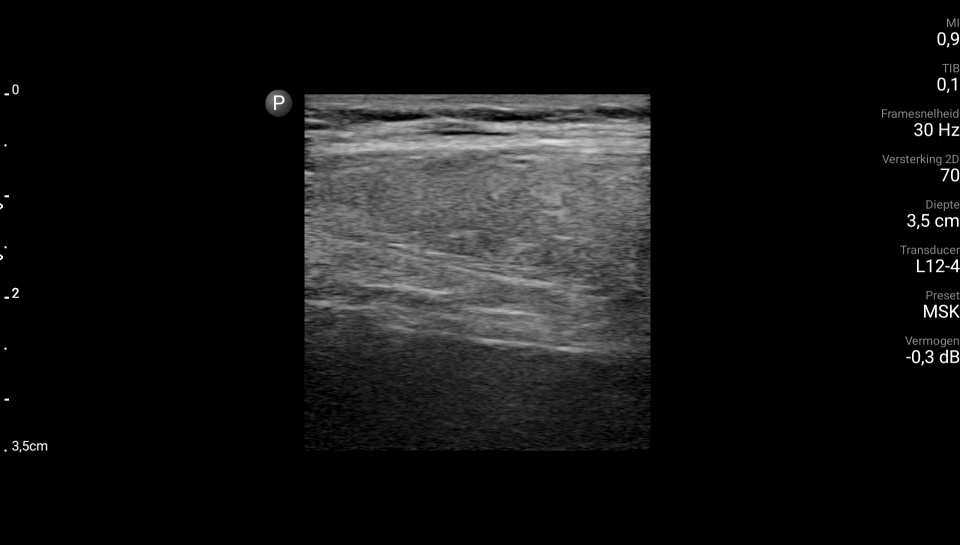
#> input picture data/set1/beeld_1163655134763_resized.png, 1920 x 1090 px (shown at 1/2 size); its folder holds only this picture in this run
$ jupyter execute preprocessing.ipynb
#> lines starting #> are read from the running program, lines starting #| are printed output that depends on the picture
[cell 1]
from os import listdir
from os.path import isfile, join
from PIL import Image
import numpy as np
import random
from sklearn.model_selection import train_test_split

[cell 2]
dataset_path = "data/"
subsets = [d for d in listdir(dataset_path)]

<h1> Resizing </h1>

[cell 3]
TARGET_RES = (1920,1090)

[cell 4]
'''
I ONLY RAN THIS ONCE TO RESIZE EVERYTHING TO THE SAME RES - DO NOT RUN AGAIN
LEFT IT HERE ONLY FOR REFERENCE

subset_index = 0

for dir_name in subsets:

    subset_path = dataset_path + dir_name + "/"
    subset_files = [f for f in listdir(subset_path) if isfile(join(subset_path, f))]
    subset_files.sort()

    for filename in subset_files:
        file_path = subset_path + filename
        image = Image.open(file_path)
        if not image.size == TARGET_RES:
            image = image.resize(TARGET_RES)
            image.save(file_path[:-4] + "_resized.png")

    print("Processed subset " + str(subset_index + 1) + "/" + str(len(subsets)) )
    subset_index += 1
'''

<h1> Processing </h1>

[cell 5]
CROP_RECTANGLE = (610, 190, 1300, 900)
NUM_CLASSES = 5

[cell 6]
def load_and_crop_images():
    '''
    returns:
        images_unnormalized: List of lists "subset":
            subset: List of tuples "(image, label)" containing one set of the exercise
                image: Numpy array with ultrasound image resized and cropped to a fixed size and area
                label: Integer from 0 to 4 indicating the fatigue class
                       where the fatigue class indicates the number of reps that the muscle
                       has been exposed to. The number of reps is divided into roughly equal
                       fatigue classes of approximately size n, the first n reps belong to
                       fatigue class 0, the next n reps to fatigue class 1 etc.
                       It will be easier for a neural net to predict a fatigue class
                       than a specific rep number.
        baseline_brightness_per_subset: Average grey value across first images in each subset
        num_images: total number of images
    '''
    # Keeps mean pixel brightness of the first image in every subset
    baseline_brightness_per_subset = np.zeros(len(subsets))
    images_unnormalized = []

    subset_index = 0
    num_images = 0
    for dir_name in subsets:
        # Directory level bookkeeping
        subset_path = dataset_path + dir_name + "/"
        subset_files = [f for f in listdir(subset_path) if isfile(join(subset_path, f))]
        # Filenames correspond to the order in which the images were taken so
        # higher number in file name -> more reps done on the muscle
        # We sort to keep them in the rep order
        subset_files.sort()
        # Calculating reps per fatigue class
        num_files_in_subset = len(subset_files)
        class_modulus = np.ceil(num_files_in_subset / NUM_CLASSES)

        subset_images_unnormalized = []

        file_in_subset_index = 0
        for filename in subset_files:
            # Path to the file
            file_path = subset_path + filename
            image = Image.open(file_path)
#> image is the input picture: PIL image 1920x1090 RGB; min 0, max 255, mean 20
            num_images += 1
            # Cropping the padding away
            image = image.crop(CROP_RECTANGLE)
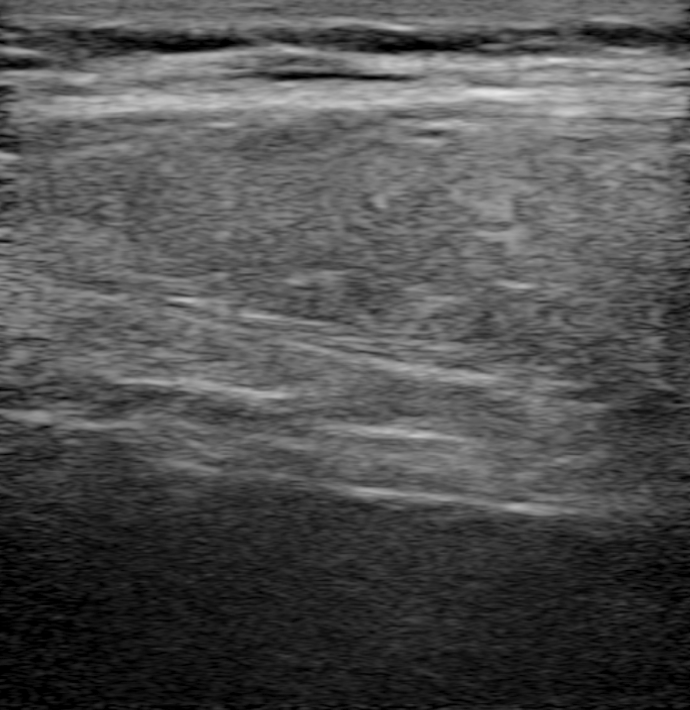
#> image: PIL image 690x710 RGB; min 0, max 231, mean 80.4
            # Convert to grayscale so that the resulting numpy array doesn't have 3 RGB channels
            image = image.convert("L")
#> image: PIL image 690x710 L
            # Converting to numpy array for normalization later
            image_as_array = np.asarray(image)

            if (file_in_subset_index == 0):
                # If the file is the first one in the subset, compute the mean brightness
                baseline_brightness_per_subset[subset_index] = np.floor(image_as_array.mean())

            # Label and add to return array
            label = np.floor(file_in_subset_index / class_modulus)
            subset_images_unnormalized.append((image_as_array, label))

            file_in_subset_index += 1

        images_unnormalized.append(subset_images_unnormalized)
        print("Processed subset " + str(subset_index + 1) + "/" + str(len(subsets)) )
        subset_index += 1
#> pass 2 of the loop in load_and_crop_images, `for dir_name in subsets:`:
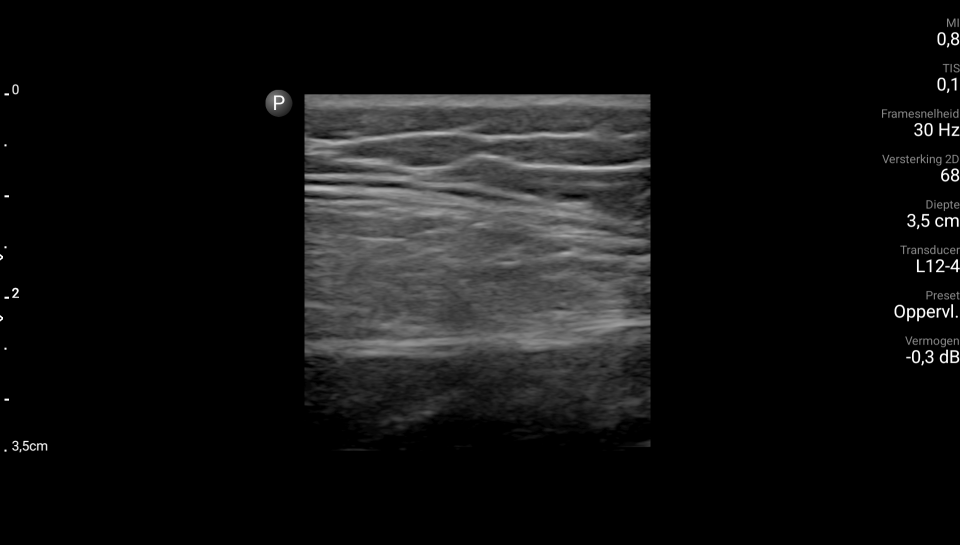
#> input picture data/set10/beeld_3630397746895_resized.png, 1920 x 1090 px (shown at 1/2 size)
#> in load_and_crop_images, image is the input picture: PIL image 1920x1090 RGB; min 0, max 255, mean 17.9
#> in load_and_crop_images, `image = image.crop(CROP_RECTANGLE)`:
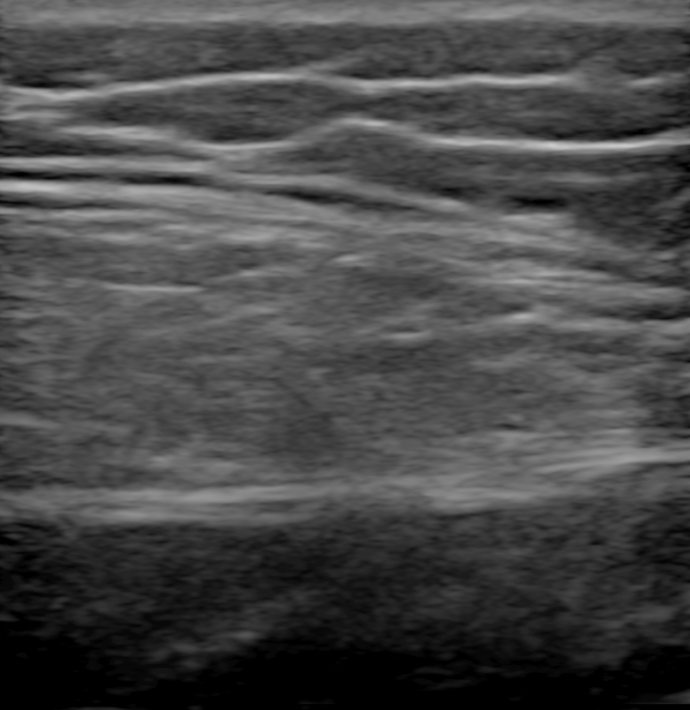
#> image: PIL image 690x710 RGB; min 0, max 203, mean 71.3

    return images_unnormalized, baseline_brightness_per_subset.mean(), num_images

<h1> Normalization </h1>

[cell 7]
IMAGE_WIDTH = 710
IMAGE_HEIGHT = 690

[cell 8]
def normalize_images(images, baseline_brightness, num_images):
    '''
    returns:
        X_data: Array of length num_images of arrays "flattened_image"
            flattened_image: Array of length IMAGE_WIDTH * IMAGE_HEIGHT
                             containing flattened, normalized image pixels.
                             Normalization is done by adding modifier_i to the first image
                             of set i such that the average grey values of all first images are
                             approximately equal. modifier_i is also added to all other images
                             in set i to preserve relative brightness differences.
        y_data: Array of length num_images of arrays "label"
            label: Array of length NUM_CLASSES such that y_data[i] is the
                   label for X_data[i], with label[j] == 1 if X_data[i]
                   is labeled j and 0 otherwise.
    '''
    X_data = np.zeros((num_images, IMAGE_WIDTH * IMAGE_HEIGHT))
    y_data = np.zeros((num_images, NUM_CLASSES))

    subset_index = 0
    absolute_image_index = 0
    for subset in images:
        relative_image_index = 0
        brightness_modifier = 0

        for image_label_tuple in subset:
            image = image_label_tuple[0]
            label = int(image_label_tuple[1])

            # If this is the first image in the set, compute a new brightness modifier
            if (relative_image_index == 0):
                brightness_modifier = baseline_brightness - image.mean()

            image_normalized = image + brightness_modifier
            X_data[absolute_image_index] = image_normalized.flatten()
            y_data[absolute_image_index][label] = 1

            relative_image_index += 1
            absolute_image_index += 1

        subset_index += 1

    return X_data, y_data

<h1> Main </h1>

[cell 9]
images, baseline_brightness, num_images = load_and_crop_images()
#> images = 2 items; baseline_brightness = 75.5; num_images = 2
X,y = normalize_images(images, baseline_brightness, num_images)
#> the loop in normalize_images, `for subset in images:` made 2 passes
#> subset_index on passes 1 to 2: 1, 2
#> after the loop in normalize_images, `for subset in images:`: y_data = [[1, 0, 0, 0, 0], [1, 0, 0, 0, 0]]
#> y = [[1, 0, 0, 0, 0], [1, 0, 0, 0, 0]]

[cell 10]
X_train, X_test, y_train, y_test = train_test_split(X, y, test_size=0.2)
#> y_train = [[1, 0, 0, 0, 0]]; y_test = [[1, 0, 0, 0, 0]]
